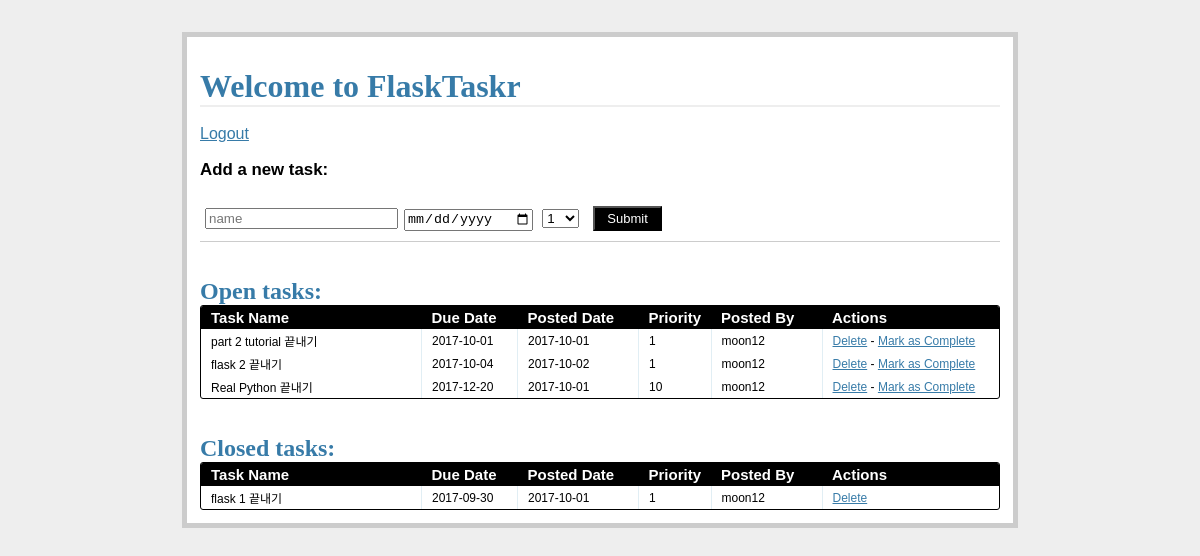
/tasks/ (signed in), run on an earlier commit of the app's database.
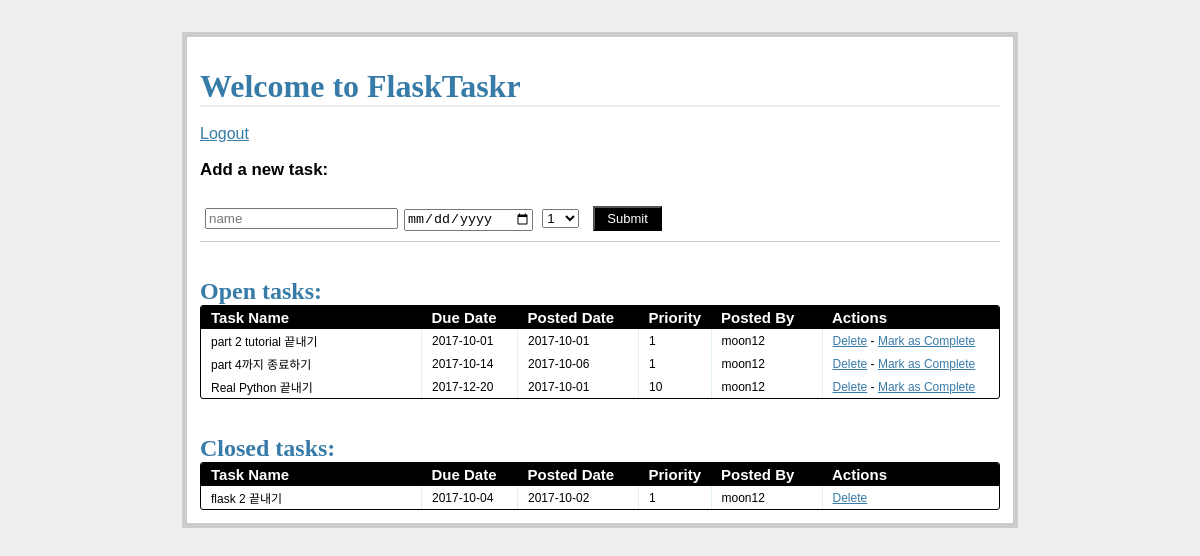
And on a later commit of the database.
### models.py (models this page shows, shortened)
class Task(db.Model):
    __tablename__='tasks'
    task_id = db.Column(db.Integer, primary_key=True)
    name = db.Column(db.String, nullable=False)
    due_date = db.Column(db.Date, nullable=False)
    priority = db.Column(db.Integer, nullable=False)
    posted_date = db.Column(db.Date, default=datetime.datetime.utcnow())
    status = db.Column(db.Integer)
    user_id = db.Column(db.Integer, db.ForeignKey('users.id'))

class User(db.Model):
    __tablename__='users'
    id = db.Column(db.Integer, primary_key=True)
    name = db.Column(db.String, unique=True, nullable=False)
    email = db.Column(db.String, unique=True, nullable=False)
    password = db.Column(db.String, nullable=False)
    tasks = db.relationship('Task', backref='poster')

### views.py (the view)
@app.route('/tasks/')
@login_required
def tasks():
    return render_template(
        'tasks.html',
        form=AddTaskForm(request.form),
        open_tasks=open_tasks(),
        closed_tasks=closed_tasks()
    )

### forms.py
class AddTaskForm(FlaskForm):
    task_id = IntegerField()
    name = StringField('Task name', validators=[DataRequired()])
    due_date = DateField('Date Due (mm/dd/yyyy)', validators=[DataRequired()], format='%m/%d/%Y')
    priority = SelectField(
        'Priority',
        validators=[DataRequired()],
        choices=[('1', '1'), ('2', '2'), ('3', '3'), ('4', '4'), ('5', '5'), ('6', '6'), ('7', '7'), ('8', '8'), ('9', '9'), ('10', '10')]
    )
    status = IntegerField('status')

### views.py (called while the page is built)
def login_required(test):
    @wraps(test)
    def wrap(*args, **kwargs):
        if 'logged_in' in session:
            return test(*args, **kwargs)
        else:
            flash("로그인 하셈요")
            return redirect(url_for('login'))
    return wrap

def open_tasks():
    return db.session.query(Task).filter_by(status='1').order_by(Task.due_date.asc())

def closed_tasks():
    return db.session.query(Task).filter_by(status='0').order_by(Task.due_date.asc())

### templates/tasks.html (shortened to what this page needs)
{% extends "_base.html" %}
{% block content %}
<h1>Welcome to FlaskTaskr</h1>
<br>
<a href="{{ url_for('logout') }}">Logout</a>
<div class="add-task">
  <h3>Add a new task:</h3>
  <form action="{{ url_for('new_task') }}" method="post" class="inline-form">
    <div class="input-group">
      {{ form.name(placeholder="name") }}
    </div>
    <div class="input-group">
      {{ form.due_date(placeholder="due date") }}
    </div>
    <div class="input-group">
      {{ form.priority(placeholder="priority") }}
    </div>
    <div class="input-group">
      <button class="button" type="submit">Submit</button>
    </div>
</div>
<div class="entries">
  <br>
  <br>
  <h2>Open tasks:</h2>
  <div class="datagrid">
    <table>
      <thead>
        <tr>
          <th width="200px"><strong>Task Name</strong></th>
          <th width="75px"><strong>Due Date</strong></th>
          <th width="100px"><strong>Posted Date</strong></th>
          <th width="50px"><strong>Priority</strong></th>
          <th width="90px"><strong>Posted By</strong></th>
          <th><strong>Actions</strong></th>
        </tr>
      </thead>
      {% for task in open_tasks %}
        <tr>
          <td width="200px">{{ task.name }}</td>
          <td width="75px">{{ task.due_date }}</td>
          <td width="100px">{{ task.posted_date }}</td>
          <td width="50px">{{ task.priority }}</td>
          <td width="90px">{{ task.poster.name }}</td>
          <td>
            <a href="{{ url_for('delete_entry', task_id = task.task_id) }}">Delete</a>  -
            <a href="{{ url_for('complete', task_id = task.task_id) }}">Mark as Complete</a>
          </td>
        </tr>
      {% endfor %}
    </table>
  </div>
</div>
<br>
<br>
<div class="entries">
  <h2>Closed tasks:</h2>
  <div class="datagrid">
    <table>
      <thead>
        <tr>
          <th width="200px"><strong>Task Name</strong></th>
          <th width="75px"><strong>Due Date</strong></th>
          <th width="100px"><strong>Posted Date</strong></th>
          <th width="50px"><strong>Priority</strong></th>
          <th width="90px"><strong>Posted By</strong></th>
          <th><strong>Actions</strong></th>
        </tr>
      </thead>
      {% for task in closed_tasks %}
        <tr>
          <td width="200px">{{ task.name }}</td>
          <td width="75px">{{ task.due_date }}</td>
          <td width="100px">{{ task.posted_date }}</td>
          <td width="50px">{{ task.priority }}</td>
          <td width="90px">{{ task.poster.name }}</td>
          <td>
             <a href="{{ url_for('delete_entry', task_id = task.task_id) }}">Delete</a>
          </td>
        </tr>
      {% endfor %}
    </table>
  </div>
</div>
{% endblock %}

### templates/_base.html (shortened to what this page needs)
<!DOCTYPE html>
<html>
    <head>
        <link href="{{ url_for('static', filename='css/main.css') }}" rel="stylesheet">
    </head>
    <body>
        <div class="page">
            <br>
            {% block content %}
            {% endblock %}
    </body>
</html>

### static/css/main.css (style rules this page uses)
body { font-family: sans-serif; background: #eee; }
a, h1, h2 { color: #377BA8; }
h1, h2 { font-family: 'Georgia', serif; margin: 0; }
h1 { border-bottom: 2px solid #eee; }
h2 { font-size: 1.5em; }
.page { margin: 2em auto; width: 50em; border: 5px solid #ccc; padding: 0.8em; background: white; }
.entries { list-style: none; margin: 0; padding: 0; }
.add-task { font-size: 0.9em; border-bottom: 1px solid #ccc; }
.input-group { margin-bottom: 15px; }
.datagrid table { border-collapse: collapse; text-align: left; width: 100%; }
.datagrid { background: #fff; overflow: hidden; border: 1px solid #000000; border-radius: 3px; }
.datagrid table td, .datagrid table th { padding: 3px 10px; }
.datagrid table thead th { background-color:#000000; color:#FFFFFF; font-size: 15px; font-weight: bold; }
.datagrid table thead th:first-child { border: none; }
.datagrid table tbody td { color: #000000; border-left: 1px solid #E1EEF4; font-size: 12px; font-weight: normal; }
.datagrid table tbody td:first-child { border-left: none; }
.datagrid table tbody tr:last-child td { border-bottom: none; }
.button { background-color:#000; display:inline-block; color:#ffffff; font-size:13px; padding:3px 12px; margin: 0; text-decoration:none; position:relative; }
.inline-form .input-group { display: inline-block; margin: 10px 5px; }
.input-group input { width: 100%; }

What changed in the data, as far as the page shows it:
removed Task: name "flask 1 끝내기", due_date "2017-09-30", posted_date "2017-10-01", priority "1", poster.name "moon12", shown under "Closed tasks:"
added Task: name "part 4까지 종료하기", due_date "2017-10-14", posted_date "2017-10-06", priority "1", poster.name "moon12", shown under "Open tasks:"
changed Task "flask 2 끝내기": moves from the list under "Open tasks:" to the list under "Closed tasks:"
